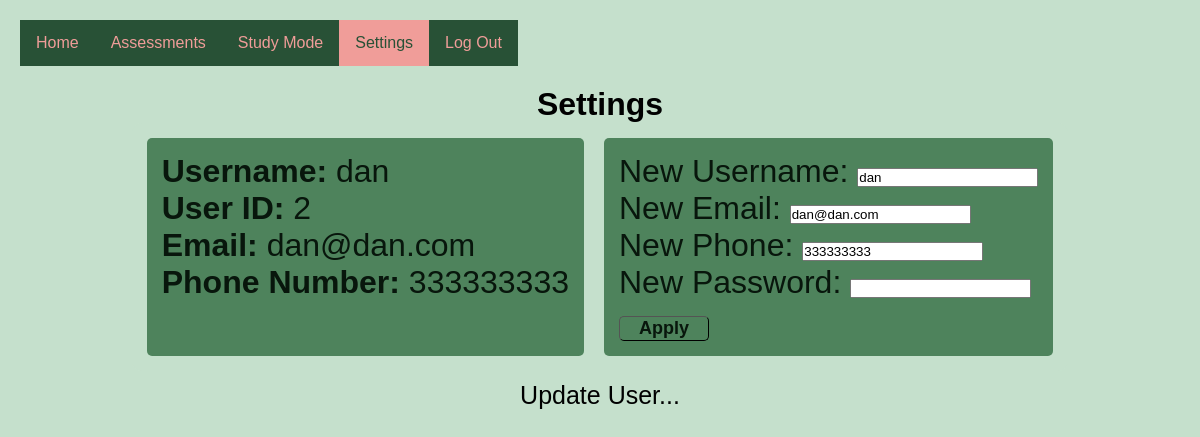
The app's page /Homepage/Settings (signed in), older data.
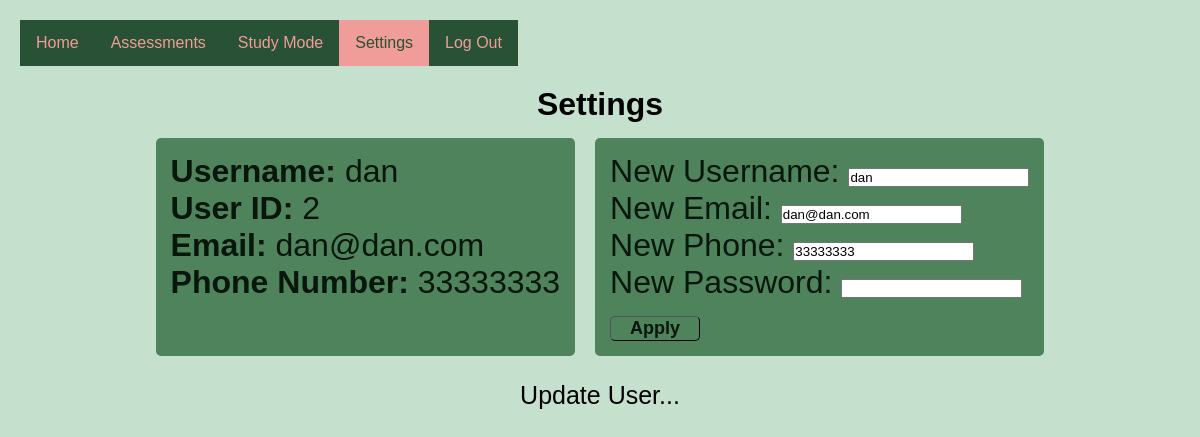
The same page, newer data.
### app.py (models this page shows, shortened)
class  UserCredentials(db.Model):
    user_ID = db.Column(db.Integer, primary_key=True)
    user_Name = db.Column(db.String(50),nullable=False)
    user_Email = db.Column(db.String(60), nullable=False, unique=True)
    user_Phone = db.Column(db.Integer, unique=True)
    pass_salt = db.Column(db.Integer, nullable=False, unique=True)
    pass_hash = db.Column(db.String, nullable=False)
    date_added = db.Column(db.DateTime, default=datetime.utcnow)
    assignments = db.relationship('Assignments', backref='userCred', lazy=True)

### app.py (the view)
@app.route('/Homepage/Settings', methods=['POST', 'GET'])
def settings():
    new_username = None
    new_email = None
    new_phone = None
    new_password = None
    user_ID = None
    salt = None
    id = None
    if session.get('username'):
        user = UserCredentials.query.filter_by(user_Name=session['username']).first()
        id = user.user_ID
        salt = user.pass_salt
        name_to_update = UserCredentials.query.get_or_404(id)
        form = SettingForm()
        if form.validate_on_submit():
            if not form.new_username.data:
                flash("Error: New username cannot be empty")
            elif form.new_username.data != user.user_Name and UserCredentials.query.filter_by(user_Name=form.new_username.data).first():
                flash("Error: New username is already taken.")
            elif not form.new_email.data:
                flash("Error: New email cannot be empty")
            elif form.new_email.data != user.user_Email and UserCredentials.query.filter_by(user_Email=form.new_email.data).first():
                flash("Error: New email is already taken.")
            elif form.new_phone.data and (not form.new_phone.data.isdigit()):
                flash("Error: New phone number cannot contain non-numeric characters.")
            elif form.new_phone.data and form.new_phone.data != str(user.user_Phone) and UserCredentials.query.filter_by(user_Phone=form.new_phone.data).first():
                flash("Error: New phone number is already taken.")
            else:
                name_to_update.user_Name = form.new_username.data
                name_to_update.user_Email = form.new_email.data
                name_to_update.user_Phone = form.new_phone.data
                if form.new_password.data:
                    name_to_update.pass_hash = generateHash(form.new_password.data, salt)
                flash(generateHash(form.new_password.data, salt))
            try:
                db.session.commit()
                flash("User Information Updated Successfully!")
                name_to_update = UserCredentials.query.get_or_404(id)
                print(f"Session username: {session.get('username')}")
                print(f"User ID: {id}")
                return render_template("settings.html",
                        form=form,
                        name_to_update = name_to_update, id=id)
            except:
                flash("Error! There was an error updating your information. Please try again!")
                return render_template("settings.html",
                        form=form,
                        name_to_update = name_to_update, id=id)
        else:
            flash("Update User...")
            name_to_update = UserCredentials.query.get_or_404(id)
            print('form.errors: ', form.errors)
            print(f"Session username: {session.get('username')}")
            print(f"User ID: {id}")
            new_username = form.new_username.data
            form.new_username.data = ''
            new_email = form.new_email.data
            form.new_email.data = ''
            new_phone = form.new_phone.data
            form.new_phone.data = ''
            new_password = form.new_password.data
            form.new_password.data = ''
            return render_template("settings.html",
                            form=form,
                            name_to_update = name_to_update,
                            id = id)
    else:
        return redirect(url_for('log_in'))

### app.py
class SettingForm(FlaskForm):
    new_phone = TelField("New Phone: ")
    new_username = StringField("New Username:", validators=[data_required()])
    new_email = EmailField("New Email: ", validators=[data_required()])
    new_password = StringField("New Password: ")
    submit = SubmitField("Apply")

### templates/settings.html (shortened to what this page needs)
{% extends 'base_homepage.html' %}
{% block head %}
  <link rel="stylesheet" href="{{ url_for('static', filename='css/create_assessment.css') }}">
{% endblock %}
{% block body %}
<div class="navbar-body">
  <div class="left">
      <div class="navbar">
          <ul>
              <li><a href="{{ url_for('homepage') }}">Home</a></li>
              <li><a href="{{ url_for('assignment_dash') }}">Assessments</a></li>
              <li><a href="{{ url_for('study_mode') }}">Study Mode</a></li>
              <li><a class="active" href="{{ url_for('settings') }}">Settings</a></li>
              <li><a href="{{ url_for('log_out') }}">Log Out</a></li>
          </ul>
      </div>
  </div>
</div>
<div class="container-body">
  <h1>Settings</h1>
  <div class="container">
    <div class="box2-container">
      <div class="box2">
        <div class="header">
          <span class="label">Username: </span>
          <span class="value">{{ name_to_update.user_Name }}</span>
        </div>
        <div class="header">
          <span class="label">User ID: </span>
          <span class="value">{{ name_to_update.user_ID }}</span>
        </div>
        <div class="header">
          <span class="label">Email: </span>
          <span class="value">{{ name_to_update.user_Email }}</span>
        </div>
        <div class="header">
          <span class="label">Phone Number: </span>
          <span class="value">{{ name_to_update.user_Phone }}</span>
        </div>
      </div>
      <div class="box2">
        <form action="/Homepage/Settings" method="POST">
          <div class="form">
            <span class="value">{{ form.new_username.label}}</span>
            <span class="value">{{ form.new_username(class="form-control", value=name_to_update.user_Name) }}</br></span>
          </div>
          <div class="form">
            <span class="value">{{ form.new_email.label}}</span>
            <span class="value">{{ form.new_email(class="form-control", value=name_to_update.user_Email)}}</br></span>
          </div>
          <div class="form">
            <span class="value">{{ form.new_phone.label}}</span>
            <span class="value">{{ form.new_phone(class="form-control", value=name_to_update.user_Phone)}}</br></span>
          </div>
          <div class="form">
            <span class="value">{{ form.new_password.label}}</span>
            <span class="value">{{ form.new_password(type="password")}}</br></span>
          </div>
          <div class="spacer"></div>
          {{ form.submit(id="submitButton") }}
        </form>
      </div>
    </div>
  </div>
  </div>
{% for message in get_flashed_messages() %}
<div class="alert" role="alert" style="color: black; font-size: 25px;">{{ message }}</div>
{% endfor %}
{% endblock %}

### templates/base_homepage.html (shortened to what this page needs)
<!DOCTYPE html>
<html lang="en">
<head>
    <link rel="stylesheet" href="{{ url_for('static', filename='css/style.css') }}">
    {% block head %}{% endblock %}
</head>
<body {% block body_attrs %}{% endblock %}>
    {% block body %}{% endblock %}
</body>
</html>

### static/css/style.css (style rules this page uses)
.navbar-body { width: 100%; position: sticky; display: flex; }
.navbar { margin: auto; left: 0px; top: 0; position: sticky; }
ul { list-style-type: none; margin: 0; padding: 0; overflow: hidden; width: max-content; }
li { float: left; }
li a { display: block; text-align: center; background-color: #285136; color: #f09d99; padding: 14px 16px; text-decoration: none; }
.active { color: #285136; background-color: #f09d99; }
:root { --primary-clr: #235c32; }
* { margin: 0; padding: 0; box-sizing: border-box; font-family: 'Figtree', sans-serif; }
body { min-height: 100vh; align-items: center; justify-content: center; background-color: #e9f7ec; }
.container-body { align-items: center; justify-content: center; display: flex; position: fixed; padding: 0px; width: 100%; height: auto; }
.container { width: 1310px; max-width: 1400px; height: auto; max-height: 630px; padding: 5px; color: #e9f7ec; display: flex; border-radius: 10px; background-color: #235c32; }
.left { width: 60%; padding: 20px; }
.alert { position: relative; text-align: center; color: black; font-size: 25px; margin: 10px; }

### static/css/create_assessment.css (style rules this page uses)
body { background-color: #c5e0cc; }
h1 { text-align: center; }
.spacer { padding-bottom: 15px; }
#submitButton { width: 90px; height: 25px; border-radius: 5px; font-size: 18px; font-weight: 600; color: #08160c; border-width: 1px; text-align: center; background-color: #4e835c; }
.header { font-size: 2rem; font-weight: 500; color: #08160c; }
.label { font-weight: bold; }
.value { font-weight: lighter; }
.form { font-size: 2rem; font-weight: 500; color: #08160c; }
.box2-container { display: flex; flex-direction: row; width: 100%; }
.box2 { width: auto; min-width: 400px; height: auto; min-height: 180px; text-align: left; background-color: #4e835c; border-radius: 5px; display: flex; flex-direction: column; flex-wrap: wrap; padding: 15px; margin: 10px; }
.container-body { display: flex; flex-direction: column; flex-wrap: wrap; position: relative; justify-content: space-between; width: 100%; height: auto; background-color: #c5e0cc; }
.container { width: auto; height: auto; max-height: 630px; display: flex; flex-direction: column; flex-wrap: wrap; background-color: #c5e0cc; }
.left { width: 50%; padding: 20px; }
.alert { position: relative; text-align: center; color: black; font-size: 25px; }

Row changes from the older to the newer data that the page shows:
changed UserCredentials "dan": user_Phone "333333333" → "33333333"
Text that changed along with them:
form field new_phone: "333333333" → "33333333"
